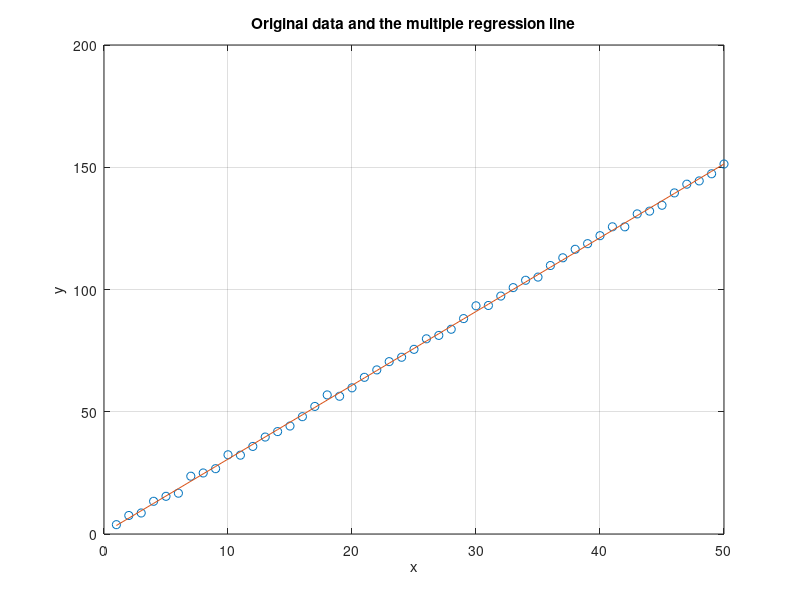

Write the MATLAB code that produced this figure.
% Clear all variables from the workspace
clear all

% Close all figures
close all

% Clear command window
clc

% Define variables
num_elements = 50; % Number of elements
a = 3; % Slope of the line
b = 1; % Intercept of the line
c = 1; % Constant added to the y values

% Generate x values
x=1:1:num_elements;

% Generate y values as a linear function of x with some random noise
y=a*x+randn(1,num_elements);

% Add a constant to y
y=y+c;

% Transpose y to make it a column vector
Y=y';

% Transpose x to make it a column vector
X=x';

% Add a column of ones to X to account for the bias term in the linear regression
X=[ones(size(X)) X];

% Perform multiple linear regression using the regress function
B1=regress(Y,X); 

% Calculate the predicted y values
ye1=B1'*X';

% Plot the original data
figure(1)
plot(x, y, 'o'); % Plot the original data
grid on; % Turn on the grid
hold on; % Keep the current plot
title('Original data and the multiple regression line');

% Plot the predicted y values
plot(x, ye1); % Plot the predicted y values

% Label the x and y axes
xlabel('x');
ylabel('y');
